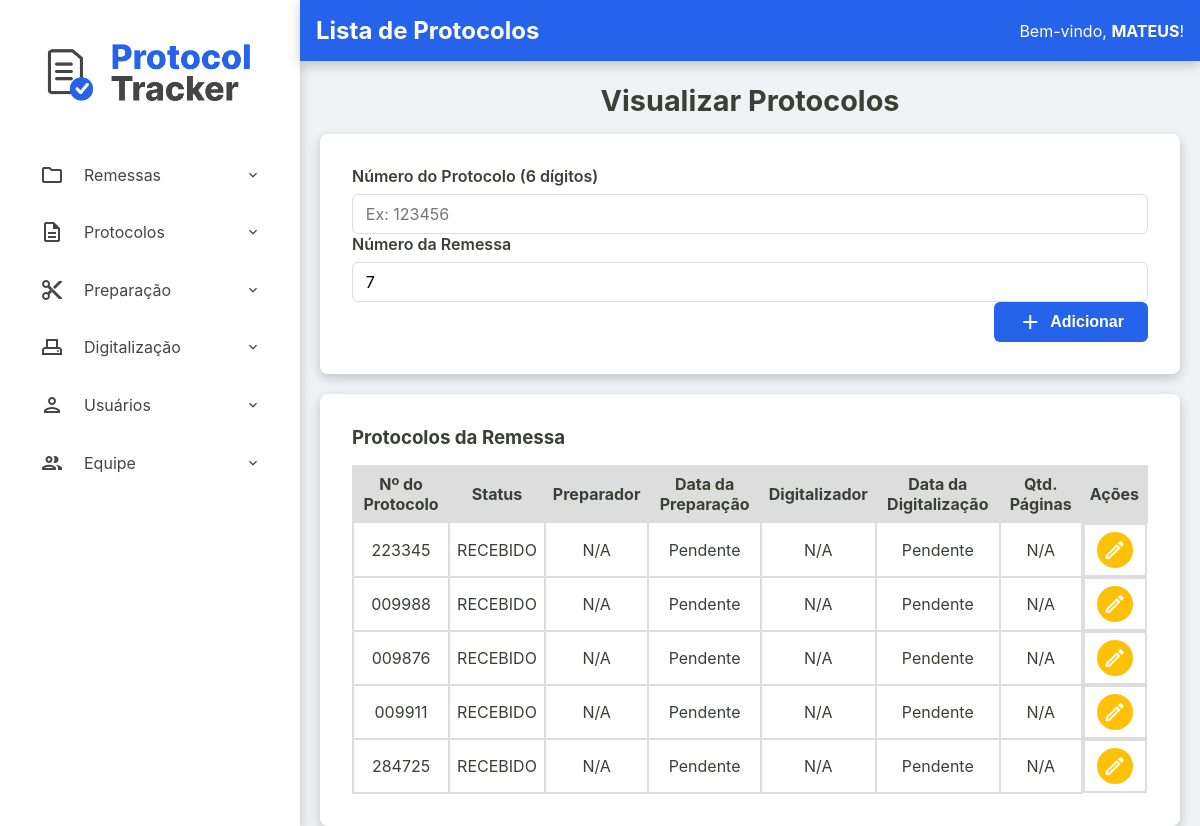
The page /admin/remessas/protocolos?id=c62659b6-44cd-419f-b0b3-21374d2135ff (signed in) on the database as committed earlier.
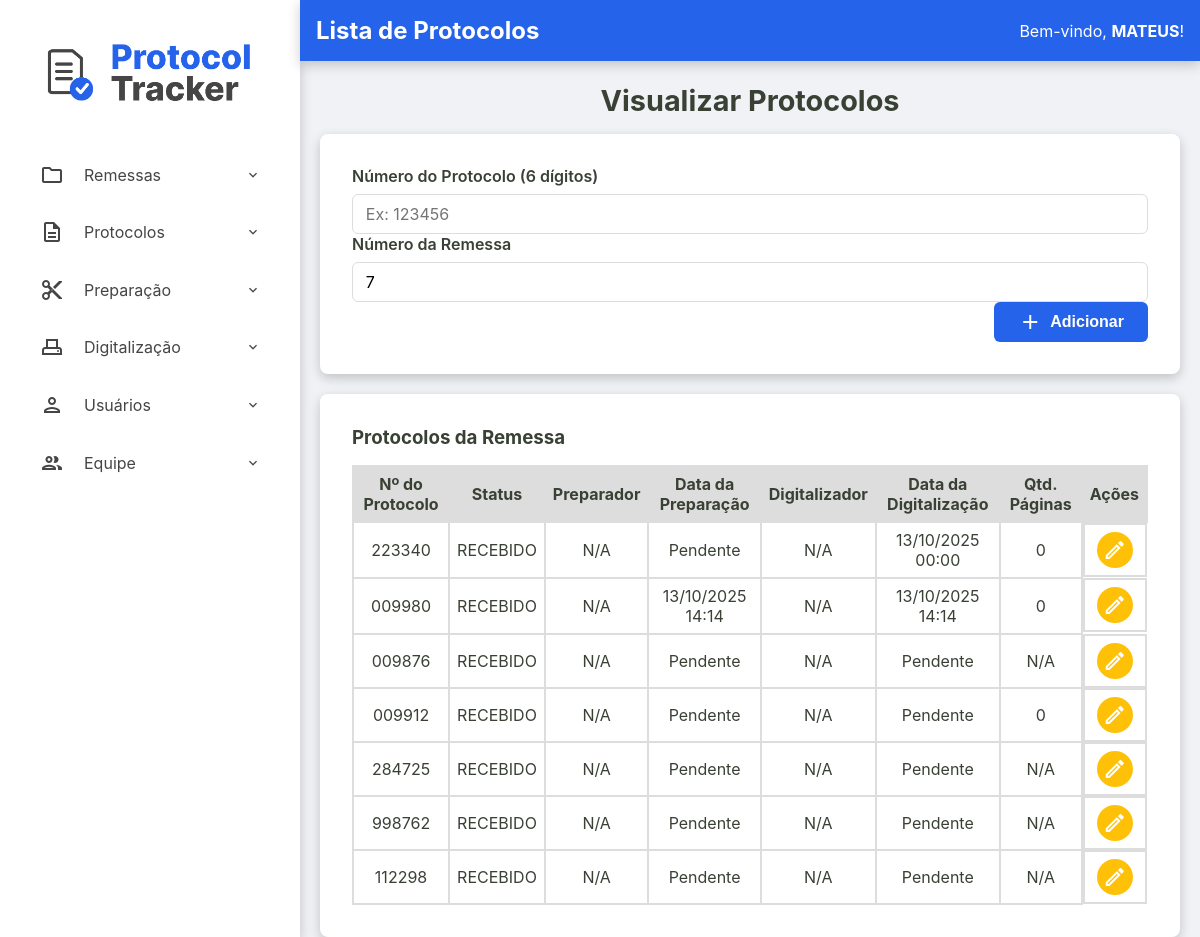
The same page on the database as committed later.
### tables this page shows
CREATE TABLE usuarios (
    id INTEGER PRIMARY KEY AUTOINCREMENT,
    nome TEXT NOT NULL,
    email TEXT NOT NULL UNIQUE,
    cpf TEXT NOT NULL UNIQUE,
    hash_senha TEXT NOT NULL,
    permissao TEXT NOT NULL,
    data_criacao TEXT NOT NULL DEFAULT CURRENT_TIMESTAMP,
    status INTEGER NOT NULL DEFAULT 1
  );

CREATE TABLE remessas (
    numero_remessa INTEGER PRIMARY KEY, -- SQLite vai gerenciar o autoincremento aqui
    id TEXT NOT NULL UNIQUE, -- Seu ID de texto continua sendo obrigatório e único
    data_recebimento TEXT NOT NULL,
    data_entrega TEXT NULL,
    status TEXT NOT NULL DEFAULT 'RECEBIDO',
    quantidade_protocolos INTEGER NULL CHECK (quantidade_protocolos >= 0),
    id_administrador INTEGER NOT NULL,
    observacoes TEXT NULL,
    FOREIGN KEY (id_administrador) REFERENCES usuarios (id)
  );

CREATE TABLE protocolos (
    id TEXT PRIMARY KEY,
    id_remessa TEXT NOT NULL,
    numero_protocolo TEXT NOT NULL UNIQUE,
    data_preparacao TEXT NULL,
    id_preparador INTEGER NULL,
    data_digitalizacao TEXT NULL,
    id_digitalizador INTEGER NULL,
    status TEXT NOT NULL DEFAULT 'RECEBIDO',
    quantidade_paginas INTEGER NULL CHECK (quantidade_paginas >= 0),
    observacoes TEXT NULL,
    FOREIGN KEY (id_remessa) REFERENCES remessas (id),
    FOREIGN KEY (id_preparador) REFERENCES usuarios (id),
    FOREIGN KEY (id_digitalizador) REFERENCES usuarios (id)
  );

### src/Controller/Admin/RemessaController.php (called while the page is built, shortened)
<?php
class RemessaController
{
    private ?Usuario $usuario_logado = null;
    public function __construct(
        private RemessaRepository $remessaRepository,
        private RemessaService $remessaService,
        private ProtocoloRepository $protocoloRepository,
        private ProtocoloService $protocoloService,
        private UsuarioRepository $usuarioRepository
    ) {
        $id_usuario = $_SESSION['usuario_logado_id'] ?? null;
        if ($id_usuario) {
            $this->usuario_logado = $this->usuarioRepository->findById($id_usuario);
        }
    }
    public function exibirProtocolos(?string $id_remessa_param, ?string $erro = null)
    {
        try {
            $id_remessa = $id_remessa_param;
            $remessa = $this->remessaRepository->findById($id_remessa);
            $listaProtocolos = $this->protocoloRepository->findByRemessa($id_remessa);
            $titulo_da_pagina = "Lista de Protocolos";
            $usuario_logado = $this->usuario_logado;
            require __DIR__ . '/../../../templates/admin/visualizar-protocolos.php';
        } catch (Exception $e) {
            $this->exibirRemessas($e->getMessage());
        }
    }
}

### src/Repository/UsuarioRepository.php (called while the page is built, shortened)
<?php
class UsuarioRepository implements UsuarioRepositoryInterface
{
    private PDO $connection;
    public function __construct(PDO $connection)
    {
        $this->connection = $connection;
    }
    public function findById(int $id): ?Usuario
    {
        $sqlQuery = "SELECT * FROM usuarios WHERE id = :id;";
        $stmt = $this->connection->prepare($sqlQuery);
        $stmt->bindValue(':id', $id);
        $stmt->execute();
        $dadosUsuario = $stmt->fetch();
        return Usuario::fromArray($dadosUsuario);
    }
}

### src/Model/Usuario.php (called while the page is built, shortened)
<?php
class Usuario {
    public function getNome(): string { return $this->nome; }
    public static function fromArray(array $array): self
    {
        try {
            $data_criacao = isset($array['data_criacao']) ? new DateTimeImmutable($array['data_criacao']) : null;
        } catch (Exception $e) {
            throw new Exception("Falha ao criar data");
        }
        return new self(
            (int) $array['id'],
            $array['nome'],
            $array['email'],
            $array['cpf'],
            $array['hash_senha'],
            $array['permissao'],
            $data_criacao,
            (bool) $array['status']
        );
    }
}

### src/Repository/RemessaRepository.php (called while the page is built, shortened)
<?php
class RemessaRepository implements RemessaRepositoryInterface
{
    private PDO $connection;
    public function __construct(PDO $connection)
    {
        $this->connection = $connection;
    }
    public function findById(string $id): ?Remessa
    {
        $sqlQuery = "SELECT * FROM remessas WHERE id = :id;";
        $stmt = $this->connection->prepare($sqlQuery);
        $stmt->bindValue(':id', $id);
        $stmt->execute();
        $dadosRemessa = $stmt->fetch();
        return Remessa::fromArray($dadosRemessa);
    }
}

### src/Model/Remessa.php (called while the page is built, shortened)
<?php
class Remessa {
    public function getNumeroRemessa(): int { return $this->numero_remessa; }
    public static function fromArray(array $array): self
    {
        try {
            $data_recebimento = new DateTimeImmutable($array['data_recebimento']);
            $data_entrega = isset($array['data_entrega']) ? new DateTimeImmutable($array['data_entrega']) : null;
        } catch (Exception $e) {
            throw new Exception("Falha ao criar data");
        }
        return new self(
            $array['id'],
            (int) $array['numero_remessa'] ?? null,
            $data_recebimento,
            $data_entrega,
            $array['status'],
            isset($array['quantidade_protocolos']) ? (int)$array['quantidade_protocolos'] : null,
            (int)$array['id_administrador'],
            $array['observacoes'] ?? null
        );
    }
}

### src/Repository/ProtocoloRepository.php (called while the page is built, shortened)
<?php
class ProtocoloRepository implements ProtocoloRepositoryInterface
{
    private PDO $connection;
    public function __construct(PDO $connection)
    {
        $this->connection = $connection;
    }
    public function findByRemessa(string $id_remessa): array
    {
        $sqlQuery = "SELECT * FROM protocolos WHERE id_remessa = :id_remessa;";
        $stmt = $this->connection->prepare($sqlQuery);
        $stmt->bindValue(':id_remessa', $id_remessa);
        $stmt->execute();
        return $this->hidrataLista($stmt);
    }
    private function hidrataLista(PDOStatement $stmt): array
    {
        $listaDeProtocolos = [];
        while($dadosProtocolo = $stmt->fetch()){
            $listaDeProtocolos[] = Protocolo::fromArray($dadosProtocolo);
        }
        return $listaDeProtocolos;
    }
}

### src/Model/Protocolo.php (called while the page is built, shortened)
<?php
class Protocolo {
    public function getId(): ?string { return $this->id; }
    public function getNumeroProtocolo(): string { return $this->numero_protocolo; }
    public function getDataPreparacao(): ?DateTimeImmutable { return $this->data_preparacao; }
    public function getIdPreparador(): ?int { return $this->id_preparador; }
    public function getDataDigitalizacao(): ?DateTimeImmutable { return $this->data_digitalizacao; }
    public function getIdDigitalizador(): ?int { return $this->id_digitalizador; }
    public function getStatus(): string { return $this->status; }
    public function getQuantidadePaginas(): ?int { return $this->quantidade_paginas; }
    public static function fromArray(array $array): self
    {
        try {
            $data_preparacao = isset($array['data_preparacao']) ? new DateTimeImmutable($array['data_preparacao']) :  null;
            $data_digitalizacao = isset($array['data_digitalizacao']) ? new DateTimeImmutable($array['data_digitalizacao']) :  null;
        } catch (Exception $e) {
            throw new Exception("Falha ao criar data");
        }
        return new self(
            $array['id'],
            $array['id_remessa'],
            $array['numero_protocolo'],
            $data_preparacao,
            isset($array['id_preparador']) ? (int) $array['id_preparador'] : null,
            $data_digitalizacao,
            isset($array['id_digitalizador']) ? (int) $array['id_digitalizador'] : null,
            $array['status'],
            isset($array['quantidade_paginas']) ? (int) $array['quantidade_paginas'] : null,
            $array['observacoes'] ?? null,
        );
    }
}

### templates/admin/visualizar-protocolos.php (the view, shortened to what the rows shown need)
<?php require __DIR__ . '/../components/_header.php'; ?>
<h2>Visualizar Protocolos</h2>
<div class="container-principal-busca">
    <form action="/admin/remessas/protocolos" method="post" class="busca-form-container">
        <div class="form-group">
            <label for="numero_protocolo">Número do Protocolo (6 dígitos)</label>
            <input type="text" id="numero_protocolo" name="numero_protocolo" required maxlength="6" pattern="\d{6}"placeholder="Ex: 123456">
            <label for="numero_remessa">Número da Remessa</label>
            <input type="text" id="numero_remessa" readonly  name="numero_remessa" value="<?= htmlspecialchars($remessa->getNumeroRemessa()) ?>">
        </div>
        <div class="form-actions">
            <button type="submit">
                <span class="material-icons-outlined">add</span> Adicionar
            </button>
        </div>
    </form>
<section class="listagem-container">
    <h3>Protocolos da Remessa</h3>
    <table id="tabela-protocolos-remessa" class="protocolos-table datatable-js">
        <thead>
            <tr>
                <th>Nº do Protocolo</th>
                <th>Status</th>
                <th>Preparador</th>
                <th>Data da Preparação</th>
                <th>Digitalizador</th>
                <th>Data da Digitalização</th>
                <th>Qtd. Páginas</th>
                <th class="acoes-header">Ações</th>
            </tr>
        </thead>
        <tbody>
            <?php foreach ($listaProtocolos as $protocolo): ?>
                <tr>
                    <td><?= htmlspecialchars($protocolo->getNumeroProtocolo()) ?></td>
                    <td><?= htmlspecialchars($protocolo->getStatus()) ?></td>
                    <td>
                        <?php
                            echo htmlspecialchars($protocolo->getIdPreparador() ?? 'N/A');
                        ?>
                    </td>
                    <td><?= $protocolo->getDataPreparacao() ? $protocolo->getDataPreparacao()->format('d/m/Y H:i') : 'Pendente' ?></td>
                    <td>
                        <?php
                            echo htmlspecialchars($protocolo->getIdDigitalizador() ?? 'N/A');
                        ?>
                    </td>
                    <td><?= $protocolo->getDataDigitalizacao() ? $protocolo->getDataDigitalizacao()->format('d/m/Y H:i') : 'Pendente' ?></td>
                    <td><?= htmlspecialchars($protocolo->getQuantidadePaginas() ?? 'N/A') ?></td>
                    <td class="acoes-cell">
                        <a href="/admin/remessas/editar-protocolo?id=<?= htmlspecialchars($protocolo->getId()) ?>" class="btn-acao btn-editar" title="Editar Protocolo">
                            <span class="material-icons-outlined">edit</span>
                        </a>
                    </td>
                </tr>
            <?php endforeach; ?>
        </tbody>
    </table>
</section>
</div>
<?php require __DIR__ . '/../components/_footer.php'; ?>

### templates/components/_content-header.php
<div class="content-header">
    <div class="header-title">
        <h2><?= isset($titulo_da_pagina) ? htmlspecialchars($titulo_da_pagina) : 'Página sem Título' ?></h2>
    </div>
    <div>
        <?php if (isset($usuario_logado) && $usuario_logado): ?>
            <div class="welcome-message">
                <span>Bem-vindo, <strong><?= htmlspecialchars($usuario_logado->getNome()) ?></strong>!</span>
            </div>
        <?php endif; ?>
    </div>
</div>

Rows that differ between the two databases and show on the page:
changed protocolos (number 1 of 7 on the later page): numero_protocolo "223345" → "223340"; format (not shown) → "13/10/2025 00:00"; quantidade_paginas "N/A" → "0"; no longer shows "Pendente"
changed protocolos (number 2 of 7 on the later page): numero_protocolo "009988" → "009980"; format (not shown) → "13/10/2025 14:14"; quantidade_paginas "N/A" → "0"; no longer shows "Pendente"
changed protocolos (number 4 of 7 on the later page): numero_protocolo "009911" → "009912"; quantidade_paginas "N/A" → "0"
added protocolos: numero_protocolo "998762", status "RECEBIDO", id_preparador "N/A", shows "Pendente", id_digitalizador "N/A", quantidade_paginas "N/A"
added protocolos: numero_protocolo "112298", status "RECEBIDO", id_preparador "N/A", shows "Pendente", id_digitalizador "N/A", quantidade_paginas "N/A"
